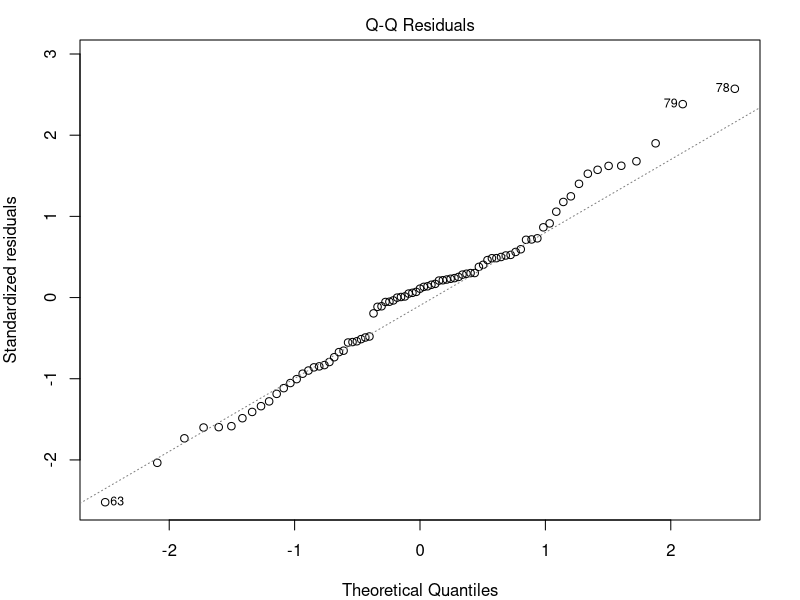
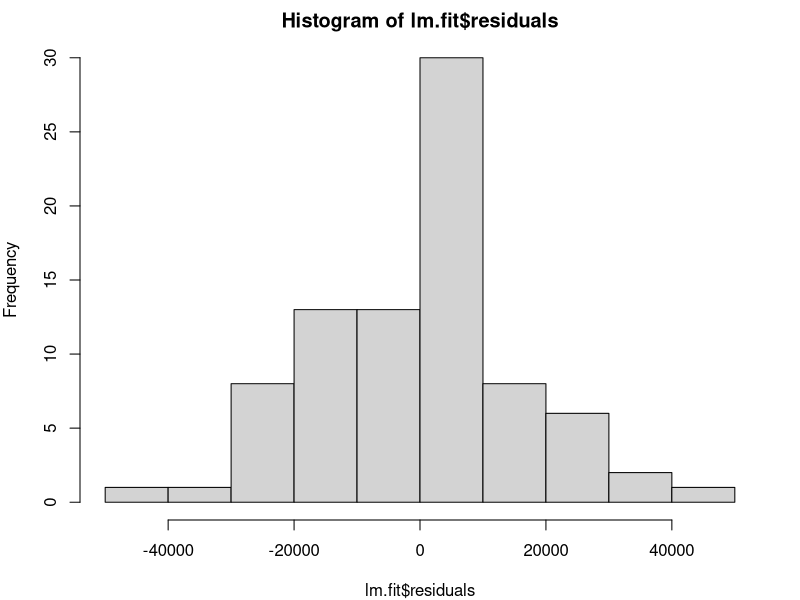
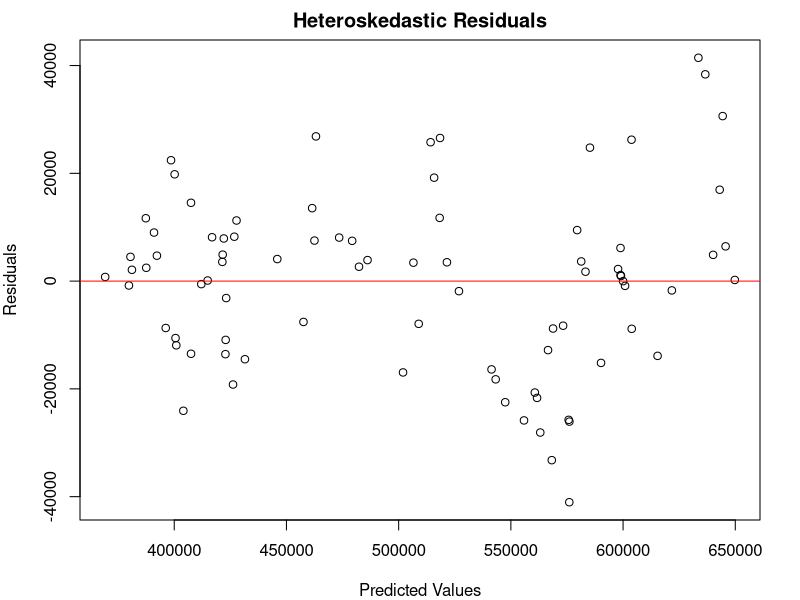
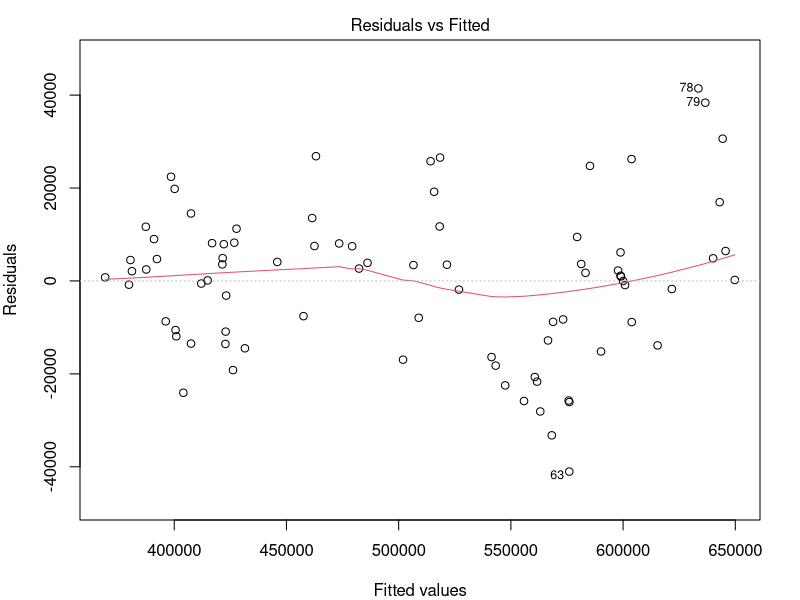
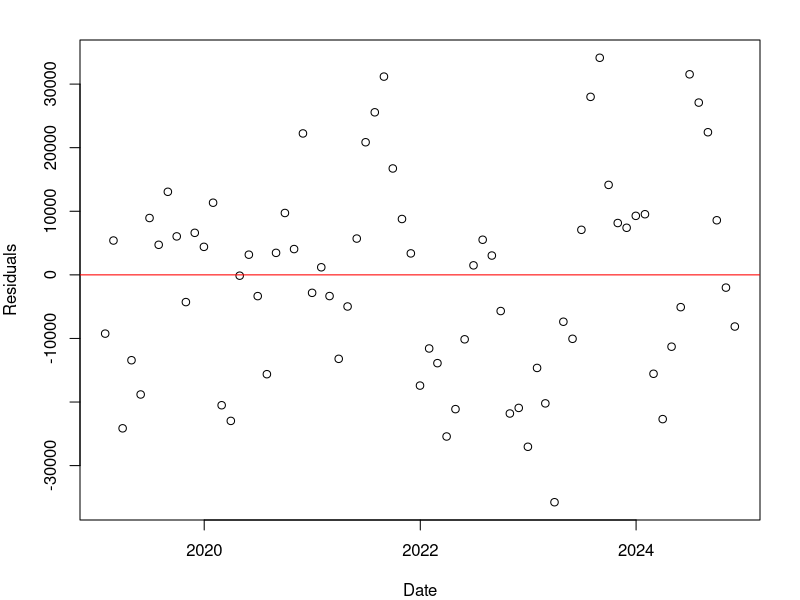

Recreate these plots in R, in order.
## ---- chunk 1
# library chunk
#install.packages("dplyr")
#install.packages("readr")
#install.packages("tidyverse")
library(dplyr)
library(readr)
library(tidyverse)
library(lmtest)
## ---- chunk 2
# import data sets
median_sale_price <- readr::read_csv("data/Metro_median_sale_price_uc_sfr_month.csv")
new_construction_sales <- readr::read_csv("data/Metro_new_con_sales_count_raw_uc_sfr_month.csv")
mean_sfr_value <- readr::read_csv("data/Metro_zhvi_uc_sfr_tier_0.33_0.67_sm_sa_month.csv")
## ---- chunk 3
# remove columns and pivot longer
ny_median_sale_price <- median_sale_price %>% 
  dplyr::filter(RegionName == "New York, NY") %>% 
  dplyr::select(-RegionID, -SizeRank, -RegionType, -StateName) %>% 
  tidyr::pivot_longer(cols = -RegionName,
    names_to = "Date",
    values_to = "median_sale_price"
  )

ny_new_construction_sales <- new_construction_sales %>% 
  dplyr::filter(RegionName == "New York, NY") %>% 
  dplyr::select(-RegionID, -SizeRank, -RegionType, -StateName) %>% 
  tidyr::pivot_longer(cols = -RegionName,
    names_to = "Date",
    values_to = "new_construction_sales"
  ) %>% 
    dplyr::select(-RegionName)

ny_mean_sfr_value <- mean_sfr_value %>% 
  dplyr::filter(RegionName == "New York, NY") %>% 
  dplyr::select(-RegionID, -SizeRank, -RegionType, -StateName) %>% 
  tidyr::pivot_longer(cols = -RegionName,
    names_to = "Date",
    values_to = "mean_sfr_value"
  ) %>% 
    dplyr::select(-RegionName)

# join data sets
ny_housing_data <- ny_median_sale_price %>% 
  dplyr::left_join(ny_new_construction_sales, by = "Date") %>% 
  dplyr::left_join(ny_mean_sfr_value, by = "Date")

# Convert Date from character to Date class
ny_housing_data$Date <- as.Date(ny_housing_data$Date)

# get rid of NA values
ny_housing_data_clean <- na.omit(ny_housing_data)
## ---- chunk 4

#qqplot and histogram for residuals
options(scipen=4)
lm.fit <- lm(median_sale_price ~ Date + new_construction_sales + mean_sfr_value, 
             data = ny_housing_data_clean)
par(mar=c(4,4,2,2))
plot(lm.fit, which = 2)
hist(lm.fit$residuals)

#heteroskedasticity check
plot(lm.fit$residuals ~ lm.fit$fitted.values, main = "Heteroskedastic Residuals", xlab = "Predicted Values", ylab = "Residuals")
abline(h=0, col="red")

#residuals vs fitted plot
plot(lm.fit, which = 1)

#checking for serial correlation
dwtest(lm.fit)

## ---- chunk 5

#create lagged variables

ny_housing_data_clean <- ny_housing_data_clean %>%
  arrange(Date) %>%
  mutate(
    Date.L6 = Date %m+% months(-6),  # Lag by 6 months
    Date.L12 = Date %m+% months(-12) # Lag by 12 months
  )

#regression with lagged variables
fit.lag <- lm(median_sale_price ~ Date + Date.L6 + Date.L12 + new_construction_sales + mean_sfr_value, data = ny_housing_data_clean)

summary(fit.lag)

## ---- chunk 6

plot(ny_housing_data_clean$Date[13:nrow(ny_housing_data_clean)],
     fit.lag$residuals[13:length(fit.lag$residuals)],
     xlab = "Date",
     ylab = "Residuals")
abline(0,0, col="red")

dwtest(fit.lag)
